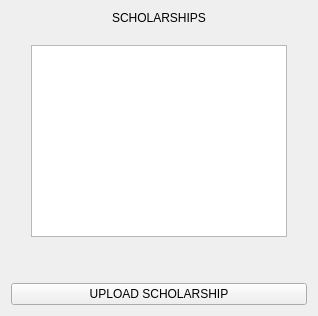
         <widget class="QWidget" name="manageScholarships">
          <layout class="QGridLayout" name="gridLayout_3">
           <item row="0" column="0">
            <layout class="QVBoxLayout" name="verticalLayout_10">
             <property name="spacing">
              <number>20</number>
             </property>
             <property name="leftMargin">
              <number>20</number>
             </property>
             <property name="rightMargin">
              <number>20</number>
             </property>
             <property name="bottomMargin">
              <number>40</number>
             </property>
             <item>
              <widget class="QLabel" name="label">
               <property name="text">
                <string>SCHOLARSHIPS</string>
               </property>
               <property name="alignment">
                <set>Qt::AlignmentFlag::AlignCenter</set>
               </property>
              </widget>
             </item>
             <item>
              <widget class="QTableWidget" name="scholarshipTableWidget"/>
             </item>
            </layout>
           </item>
           <item row="1" column="0">
            <widget class="QPushButton" name="uploadScholarshipBtn">
             <property name="cursor">
              <cursorShape>PointingHandCursor</cursorShape>
             </property>
             <property name="text">
              <string>UPLOAD SCHOLARSHIP</string>
             </property>
            </widget>
           </item>
          </layout>
         </widget>
